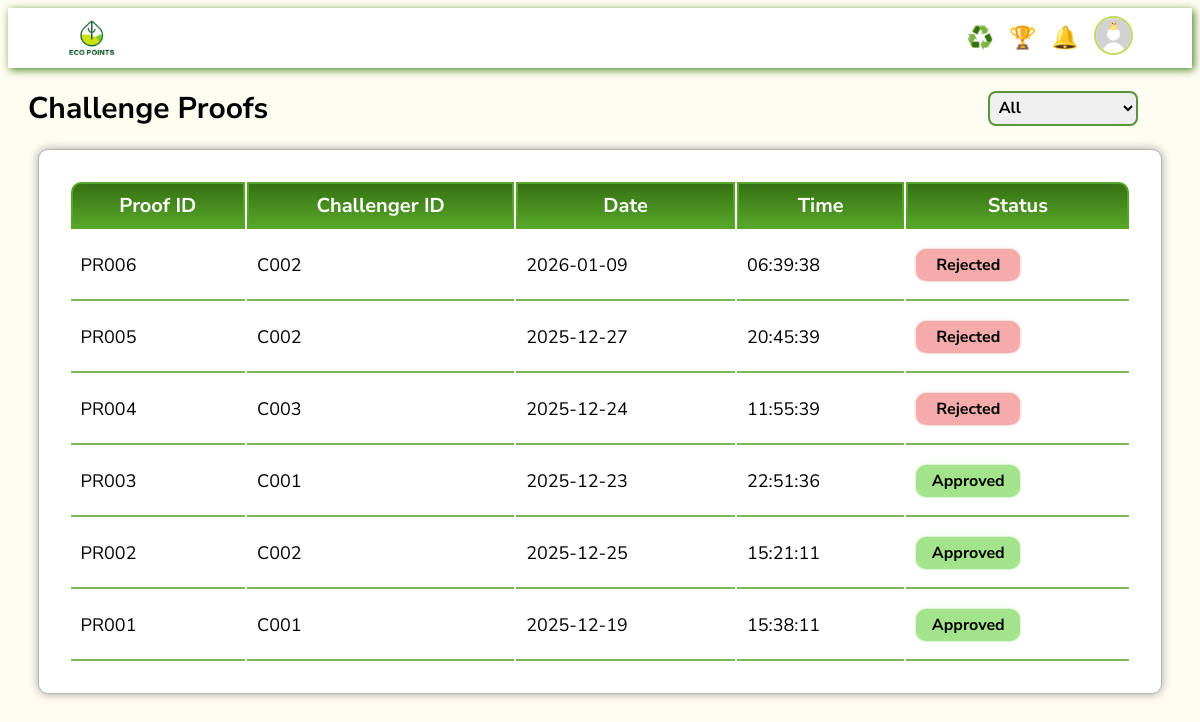
Page /admin/verifyProof.php (signed in) on the committed database.
### tables this page shows
CREATE TABLE IF NOT EXISTS `proof` (
  `proof_id` varchar(10) NOT NULL,
  `challenger_id` varchar(10) NOT NULL,
  `challenge_id` varchar(10) NOT NULL,
  `date` date NOT NULL,
  `time` time NOT NULL,
  `status` enum('Pending','Approved','Rejected') NOT NULL,
  `file_path` text NOT NULL,
  PRIMARY KEY (`proof_id`),
  UNIQUE KEY `proof_id` (`proof_id`),
  KEY `challenger_id` (`challenger_id`),
  KEY `challenge_id` (`challenge_id`)
);

### admin/verifyProof.php (the view, shortened to what this page needs)
<?php
    require_once "../conn.php";
?>
<!DOCTYPE html>
<html lang="en">
<head>
    <link href="../commonStyle.css" rel="stylesheet">
</head>
<body>
    <?php
        include "adminTaskbar.php";
    ?>
    <div class="proof-top">
        <label id="challenge_proofs">Challenge Proofs</label>
        <div class="proof-right">
            <select id="filter_status">
                <option value="All">All</option>
            </select>
        </div>
    </div>
    <?php
        $sql = "SELECT * FROM proof ORDER BY proof_id DESC";
        $result = mysqli_query($con, $sql);
        if(mysqli_num_rows($result) == 0){
            echo "<p>No records found.</p>";
        }
        else{
            echo "<div class='table-wrapper'>";
            echo "<table id='proofs_table'>
                    <thead>
                        <tr>
                            <th>Proof ID</th>
                            <th>Challenger ID</th>
                            <th>Date</th>
                            <th>Time</th>
                            <th>Status</th>
                        </tr>
                    </thead>
                    <tbody>";
                        while($row = mysqli_fetch_assoc($result)){
                        $proof_id = $row["proof_id"];
                        $challenger_id = $row["challenger_id"];
                        $date = $row["date"];
                        $time = $row["time"];
                        $status = $row["status"];
                        echo "<tr data-status=$status data-id=$proof_id>
                                <td>$proof_id</td>
                                <td>$challenger_id</td>
                                <td>$date</td>
                                <td>$time</td>
                                <td>
                                    <span class='status ".strtolower($status)."'>$status</span>
                                </td>
                            </tr>";
                        }
                echo "</tbody>
                </table>";
            echo "</div>";
        }
    ?>
</body>
</html>

### commonStyle.css (style rules this page uses)
body { font-family: "Nunito Sans", sans-serif; background-color: #FFFDF1 ; }

### admin/verifyProof.php (style rules this page uses)
.proof-top { display: flex; align-items: center; justify-content: space-between; padding: 20px; }
#challenge_proofs { font-size: 30px; font-weight: bold; }
.proof-right { margin-left: auto; margin-right: 3%; }
#filter_status { width: 150px; height: 35px; font-size: 16px; font-weight: bold; font-family: "Nunito Sans", sans-serif; border: 2px solid #5b943aff; border-radius: 8px; padding: 5px; }
#proofs_table { margin: auto; padding: 30px; width: 95%; border: 1px solid #b6b6b6ff; border-radius: 10px; box-shadow: 0 0 10px #a1a1a1ff; background: white; border-collapse: separate; border-spacing: 1; overflow: hidden; }
thead th { border: 2px solid #57a62aff; font-size: 20px; color: white; padding: 8px; background: linear-gradient(to bottom, #367113ff, #57a62aff); }
thead th:first-child { border-top-left-radius: 10px; }
thead th:last-child { border-top-right-radius: 10px; }
tbody tr { background: white; cursor: pointer; transition: 0.3s ease; height: 70px; }
.status { width: 80px; padding: 5px 12px; border-radius: 10px; font-weight: bold; font-size: 16px; display: inline-block; text-align: center; }
.status.approved { background: #a3e38cff; box-shadow: 0 0 3px #a3e38cff; }
.status.rejected { background: #f6ababff; box-shadow: 0 0 3px #f6ababff; }
tbody td { border-bottom: 2px solid #7db75bff; padding: 10px; font-size: 18px; }

### rows in the picture
proof: proof_id "PR006", challenger "C002", date "2026-01-09", time "06:39:38", status "Rejected"
proof: proof_id "PR005", challenger "C002", date "2025-12-27", time "20:45:39", status "Rejected"
proof: proof_id "PR004", challenger "C003", date "2025-12-24", time "11:55:39", status "Rejected"
proof: proof_id "PR003", challenger "C001", date "2025-12-23", time "22:51:36", status "Approved"
proof: proof_id "PR002", challenger "C002", date "2025-12-25", time "15:21:11", status "Approved"
proof: proof_id "PR001", challenger "C001", date "2025-12-19", time "15:38:11", status "Approved"
